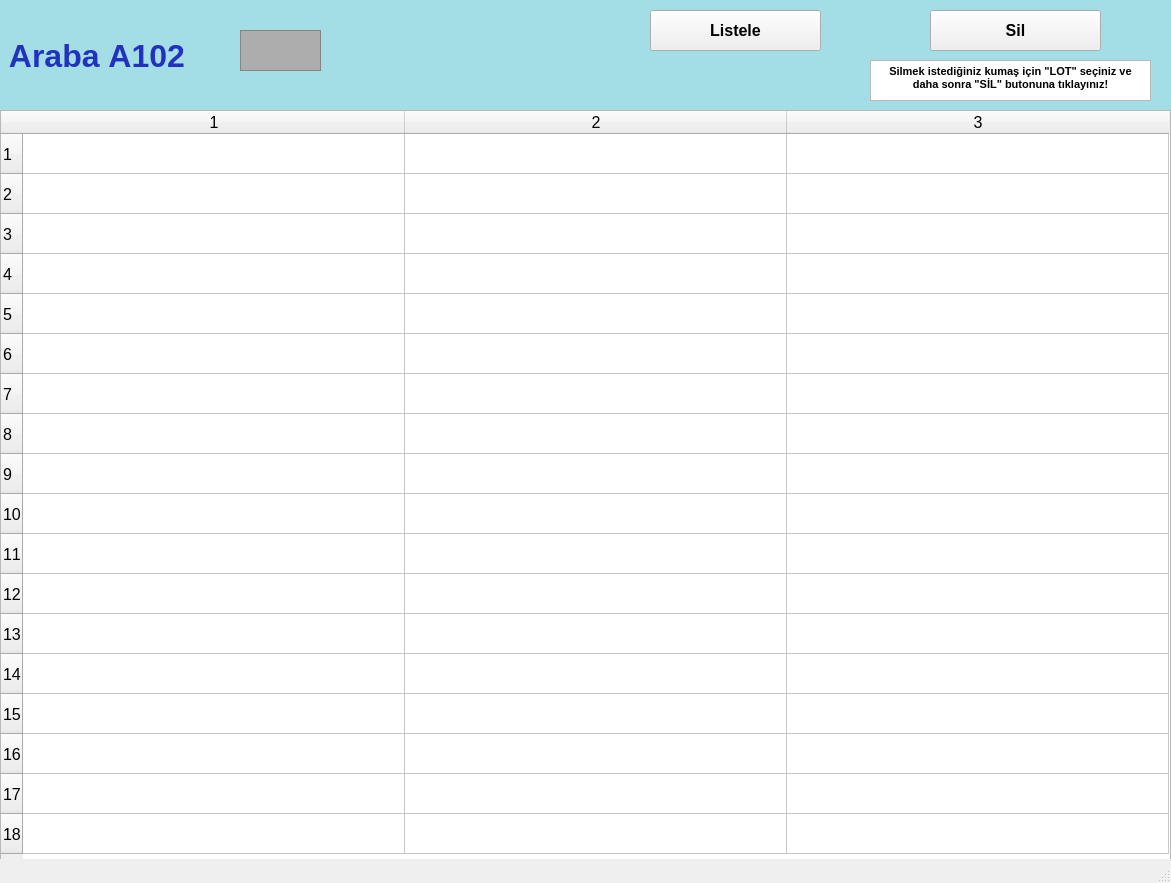
<?xml version="1.0" encoding="UTF-8"?>
<ui version="4.0">
 <class>arabalarA102_ekran</class>
 <widget class="QMainWindow" name="arabalarA102_ekran">
  <property name="geometry">
   <rect>
    <x>0</x>
    <y>0</y>
    <width>1171</width>
    <height>883</height>
   </rect>
  </property>
  <property name="font">
   <font>
    <pointsize>12</pointsize>
    <weight>50</weight>
    <bold>false</bold>
    <kerning>false</kerning>
   </font>
  </property>
  <property name="windowTitle">
   <string/>
  </property>
  <widget class="QWidget" name="centralwidget">
   <widget class="QLabel" name="arabaA1yazi_lbl">
    <property name="geometry">
     <rect>
      <x>0</x>
      <y>0</y>
      <width>1171</width>
      <height>111</height>
     </rect>
    </property>
    <property name="font">
     <font>
      <pointsize>24</pointsize>
      <weight>75</weight>
      <bold>true</bold>
     </font>
    </property>
    <property name="styleSheet">
     <string notr="true">background-color: rgb(163, 221, 229);
color: rgb(34, 50, 190);</string>
    </property>
    <property name="text">
     <string> Araba A102</string>
    </property>
   </widget>
   <widget class="QFrame" name="arabaA1_img">
    <property name="geometry">
     <rect>
      <x>240</x>
      <y>30</y>
      <width>81</width>
      <height>41</height>
     </rect>
    </property>
    <property name="styleSheet">
     <string notr="true">background-color: rgb(173, 173, 173);</string>
    </property>
    <property name="frameShape">
     <enum>QFrame::StyledPanel</enum>
    </property>
    <property name="frameShadow">
     <enum>QFrame::Raised</enum>
    </property>
   </widget>
   <widget class="QPushButton" name="listele102_btn">
    <property name="geometry">
     <rect>
      <x>650</x>
      <y>10</y>
      <width>171</width>
      <height>41</height>
     </rect>
    </property>
    <property name="font">
     <font>
      <pointsize>12</pointsize>
      <weight>75</weight>
      <bold>true</bold>
     </font>
    </property>
    <property name="text">
     <string>Listele</string>
    </property>
   </widget>
   <widget class="QTableWidget" name="A102_tw">
    <property name="geometry">
     <rect>
      <x>0</x>
      <y>110</y>
      <width>1171</width>
      <height>751</height>
     </rect>
    </property>
    <property name="baseSize">
     <size>
      <width>0</width>
      <height>0</height>
     </size>
    </property>
    <property name="rowCount">
     <number>18</number>
    </property>
    <property name="columnCount">
     <number>3</number>
    </property>
    <attribute name="horizontalHeaderVisible">
     <bool>true</bool>
    </attribute>
    <attribute name="horizontalHeaderCascadingSectionResizes">
     <bool>false</bool>
    </attribute>
    <attribute name="horizontalHeaderDefaultSectionSize">
     <number>382</number>
    </attribute>
    <attribute name="horizontalHeaderMinimumSectionSize">
     <number>38</number>
    </attribute>
    <attribute name="verticalHeaderDefaultSectionSize">
     <number>40</number>
    </attribute>
    <attribute name="verticalHeaderMinimumSectionSize">
     <number>23</number>
    </attribute>
    <row/>
    <row/>
    <row/>
    <row/>
    <row/>
    <row/>
    <row/>
    <row/>
    <row/>
    <row/>
    <row/>
    <row/>
    <row/>
    <row/>
    <row/>
    <row/>
    <row/>
    <row/>
    <column/>
    <column/>
    <column/>
   </widget>
   <widget class="QPushButton" name="sil102_btn">
    <property name="geometry">
     <rect>
      <x>930</x>
      <y>10</y>
      <width>171</width>
      <height>41</height>
     </rect>
    </property>
    <property name="font">
     <font>
      <pointsize>12</pointsize>
      <weight>75</weight>
      <bold>true</bold>
     </font>
    </property>
    <property name="text">
     <string>Sil</string>
    </property>
   </widget>
   <widget class="QTextBrowser" name="textBrowser">
    <property name="geometry">
     <rect>
      <x>870</x>
      <y>60</y>
      <width>281</width>
      <height>41</height>
     </rect>
    </property>
    <property name="html">
     <string>&lt;!DOCTYPE HTML PUBLIC &quot;-//W3C//DTD HTML 4.0//EN&quot; &quot;http://www.w3.org/TR/REC-html40/strict.dtd&quot;&gt;
&lt;html&gt;&lt;head&gt;&lt;meta name=&quot;qrichtext&quot; content=&quot;1&quot; /&gt;&lt;style type=&quot;text/css&quot;&gt;
p, li { white-space: pre-wrap; }
&lt;/style&gt;&lt;/head&gt;&lt;body style=&quot; font-family:'MS Shell Dlg 2'; font-size:12pt; font-weight:400; font-style:normal;&quot;&gt;
&lt;p align=&quot;center&quot; style=&quot; margin-top:0px; margin-bottom:0px; margin-left:0px; margin-right:0px; -qt-block-indent:0; text-indent:0px;&quot;&gt;&lt;span style=&quot; font-size:8pt; font-weight:600;&quot;&gt;Silmek istediğiniz kumaş için &amp;quot;LOT&amp;quot; seçiniz ve daha sonra &amp;quot;SİL&amp;quot; butonuna tıklayınız!&lt;/span&gt;&lt;/p&gt;&lt;/body&gt;&lt;/html&gt;</string>
    </property>
   </widget>
  </widget>
  <widget class="QStatusBar" name="statusbar"/>
 </widget>
 <resources/>
 <connections/>
</ui>
